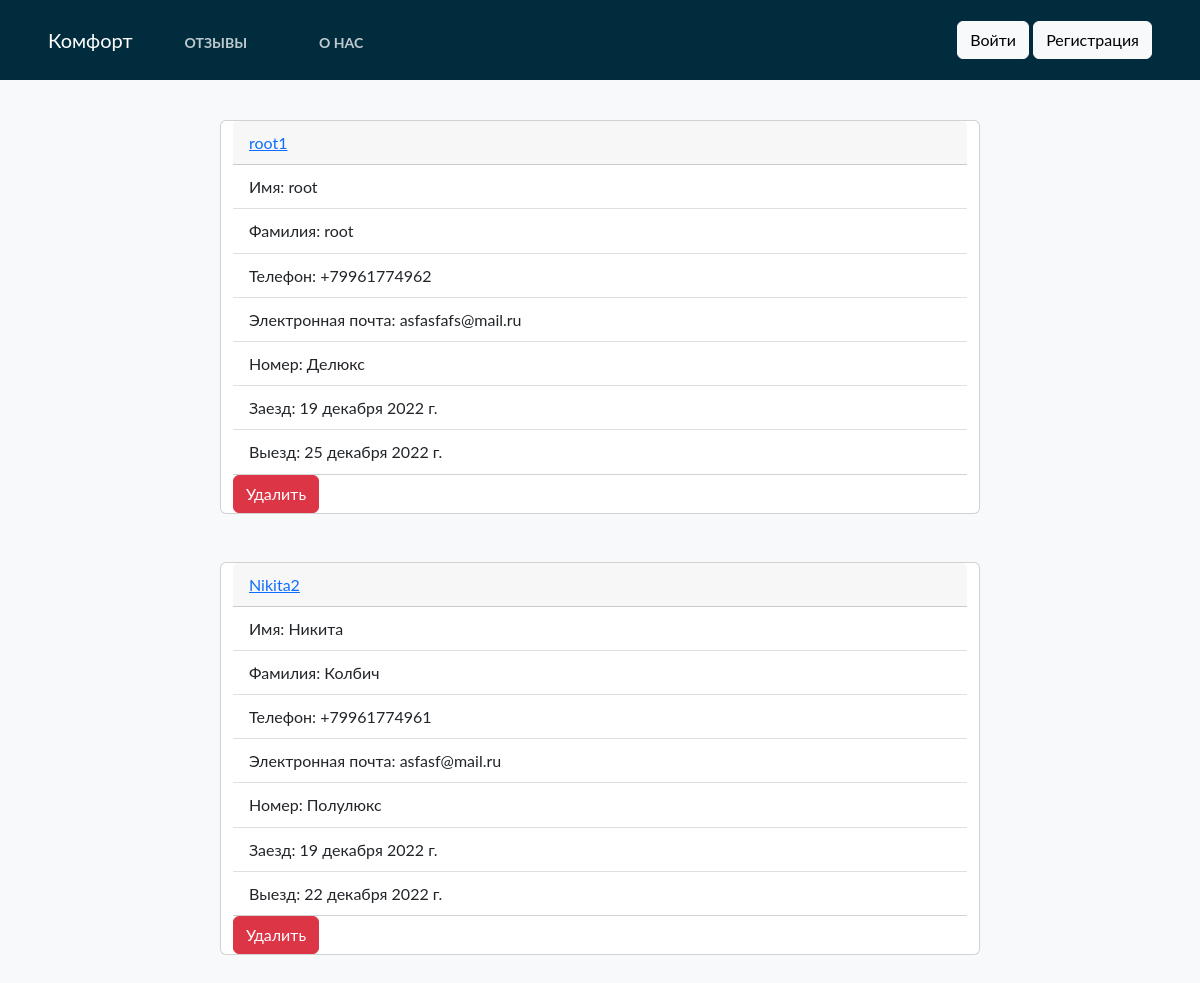
Before: /booking/ with the older database file.
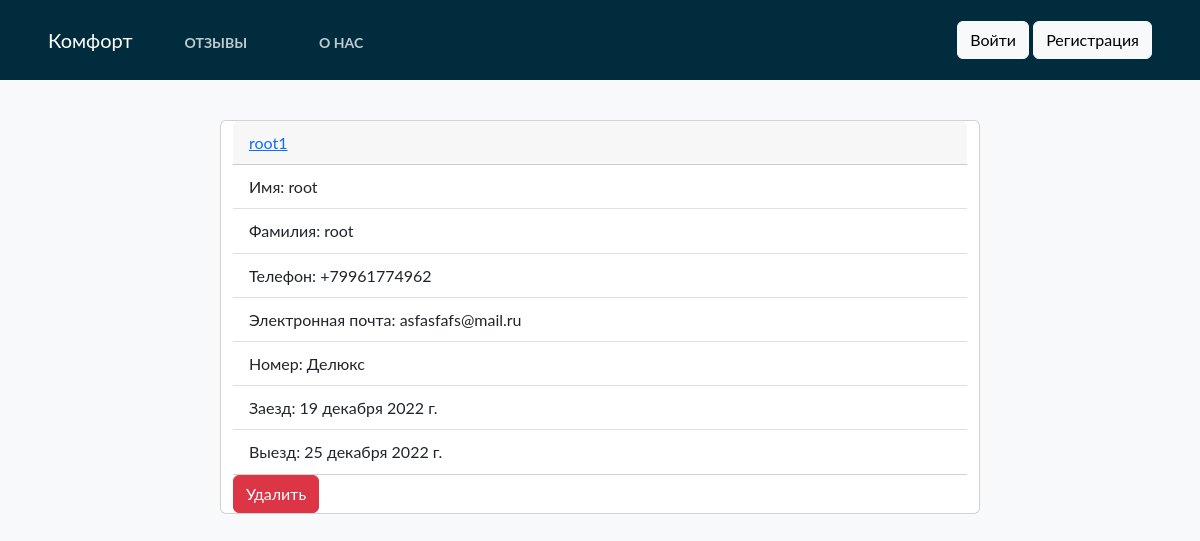
After: the same page with the newer database file.
### home/models.py (models this page shows)
class BaseModel(models.Model):
    uid = models.UUIDField(default=uuid.uuid4   , editable=False , primary_key=True)
    created_at = models.DateField(auto_now_add=True)
    updated_at = models.DateField(auto_now_add=True)
    class Meta:
        abstract = True

class Booking(BaseModel):
    hotel = models.ForeignKey(Hotel, on_delete=models.CASCADE,)
    user = models.ForeignKey(settings.AUTH_USER_MODEL, on_delete=models.CASCADE,)
    phone = PhoneField(blank=True, help_text='Contact phone number')
    start_date = models.DateField()
    end_date = models.DateField()

class Hotel(BaseModel):
    hotel_name = models.CharField(max_length=100, verbose_name = "Название номера")
    hotel_price = models.IntegerField(verbose_name = "Цена номера")
    description = models.TextField(max_length=500, verbose_name = "Описание")
    amenities = models.ManyToManyField(Amenities, verbose_name = "Удобства номера")
    room_count = models.IntegerField(default=1, verbose_name = "Количество бронирований")
    people_capacity = models.IntegerField(default=0, verbose_name = "Вместимость")
    def __str__(self) -> str:
        return self.hotel_name

### home/views.py (the view)
# urls.py: path('booking/', booking.as_view(), name ='booking'),
class booking(TemplateView):
    def get(self,request):
         bookings = Booking.objects.all()
         return render(request, 'booking.html', {'bookings': bookings})

### templates/booking.html
{% extends "base.html" %}
{%  block start %}
<div class="container col-12" style="margin-top: 10%">
    {% for i in bookings %}
    <div class="row justify-content-center mb-5">
    <div class="card col-8" style="color:black">
        <div class="card-header">
            <a class="font-weidht-bold"> {{ i.user }}</a>
        </div>
    <ul class="list-group list-group-flush">
        <li class="list-group-item">Имя: {{ i.user.first_name }}</li>
        <li class="list-group-item">Фамилия: {{ i.user.last_name  }}</li>
        <li class="list-group-item">Телефон: {{ i.phone }}</li>
        <li class="list-group-item">Электронная почта: {{ i.user.email }}</li>
        <li class="list-group-item">Номер: {{ i.hotel }}</a></li>
        <li class="list-group-item">Заезд: {{ i.start_date }}</li>
        <li class="list-group-item">Выезд: {{ i.end_date }}</li>
    </ul>
        <a  href="delete/{{i.uid}}">
            <button class="btn btn-danger">Удалить</button>
        </a>
    </div>
    </div>
{% endfor %}
</div>
{% endblock %}

Changed rows visible on the page:
removed Booking: user "Nikita2", user.first_name "Никита", user.last_name "Колбич", phone "+79961774961", user.email "asfasf@mail.ru", hotel "Полулюкс", start_date "19 декабря 2022 г.", end_date "22 декабря 2022 г."
